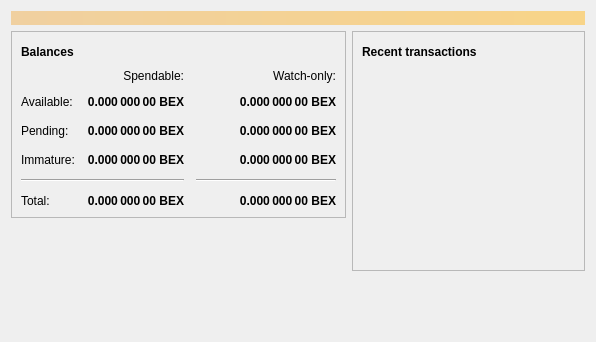
<?xml version="1.0" encoding="UTF-8"?>
<ui version="4.0">
 <class>OverviewPage</class>
 <widget class="QWidget" name="OverviewPage">
  <property name="geometry">
   <rect>
    <x>0</x>
    <y>0</y>
    <width>596</width>
    <height>342</height>
   </rect>
  </property>
  <property name="windowTitle">
   <string>Form</string>
  </property>
  <layout class="QVBoxLayout" name="topLayout">
   <item>
    <widget class="QLabel" name="labelAlerts">
     <property name="visible">
      <bool>false</bool>
     </property>
     <property name="styleSheet">
      <string notr="true">QLabel { background-color: qlineargradient(x1: 0, y1: 0, x2: 1, y2: 0, stop:0 #F0D0A0, stop:1 #F8D488); color:#000000; }</string>
     </property>
     <property name="wordWrap">
      <bool>true</bool>
     </property>
     <property name="margin">
      <number>3</number>
     </property>
     <property name="textInteractionFlags">
      <set>Qt::TextSelectableByMouse</set>
     </property>
    </widget>
   </item>
   <item>
    <layout class="QHBoxLayout" name="horizontalLayout" stretch="1,1">
     <item>
      <layout class="QVBoxLayout" name="verticalLayout_2">
       <item>
        <widget class="QFrame" name="frame">
         <property name="frameShape">
          <enum>QFrame::StyledPanel</enum>
         </property>
         <property name="frameShadow">
          <enum>QFrame::Raised</enum>
         </property>
         <layout class="QVBoxLayout" name="verticalLayout_4">
          <item>
           <layout class="QHBoxLayout" name="horizontalLayout_4">
            <item>
             <widget class="QLabel" name="label_5">
              <property name="font">
               <font>
                <weight>75</weight>
                <bold>true</bold>
               </font>
              </property>
              <property name="text">
               <string>Balances</string>
              </property>
             </widget>
            </item>
            <item>
             <widget class="QPushButton" name="labelWalletStatus">
              <property name="enabled">
               <bool>true</bool>
              </property>
              <property name="maximumSize">
               <size>
                <width>30</width>
                <height>16777215</height>
               </size>
              </property>
              <property name="toolTip">
               <string>The displayed information may be out of date. Your wallet automatically synchronizes with the BitcoinExodus network after a connection is established, but this process has not completed yet.</string>
              </property>
              <property name="text">
               <string/>
              </property>
              <property name="icon">
               <iconset resource="../bitcoinexodus.qrc">
                <normaloff>:/icons/warning</normaloff>
                <disabledoff>:/icons/warning</disabledoff>:/icons/warning</iconset>
              </property>
              <property name="iconSize">
               <size>
                <width>24</width>
                <height>24</height>
               </size>
              </property>
              <property name="flat">
               <bool>true</bool>
              </property>
             </widget>
            </item>
            <item>
             <spacer name="horizontalSpacer_3">
              <property name="orientation">
               <enum>Qt::Horizontal</enum>
              </property>
              <property name="sizeHint" stdset="0">
               <size>
                <width>40</width>
                <height>20</height>
               </size>
              </property>
             </spacer>
            </item>
           </layout>
          </item>
          <item>
           <layout class="QGridLayout" name="gridLayout">
            <property name="spacing">
             <number>12</number>
            </property>
            <item row="2" column="2">
             <widget class="QLabel" name="labelWatchPending">
              <property name="font">
               <font>
                <weight>75</weight>
                <bold>true</bold>
               </font>
              </property>
              <property name="cursor">
               <cursorShape>IBeamCursor</cursorShape>
              </property>
              <property name="toolTip">
               <string>Unconfirmed transactions to watch-only addresses</string>
              </property>
              <property name="text">
               <string notr="true">0.000 000 00 BEX</string>
              </property>
              <property name="alignment">
               <set>Qt::AlignRight|Qt::AlignTrailing|Qt::AlignVCenter</set>
              </property>
              <property name="textInteractionFlags">
               <set>Qt::LinksAccessibleByMouse|Qt::TextSelectableByKeyboard|Qt::TextSelectableByMouse</set>
              </property>
             </widget>
            </item>
            <item row="2" column="1">
             <widget class="QLabel" name="labelUnconfirmed">
              <property name="font">
               <font>
                <weight>75</weight>
                <bold>true</bold>
               </font>
              </property>
              <property name="cursor">
               <cursorShape>IBeamCursor</cursorShape>
              </property>
              <property name="toolTip">
               <string>Total of transactions that have yet to be confirmed, and do not yet count toward the spendable balance</string>
              </property>
              <property name="text">
               <string notr="true">0.000 000 00 BEX</string>
              </property>
              <property name="alignment">
               <set>Qt::AlignRight|Qt::AlignTrailing|Qt::AlignVCenter</set>
              </property>
              <property name="textInteractionFlags">
               <set>Qt::LinksAccessibleByMouse|Qt::TextSelectableByKeyboard|Qt::TextSelectableByMouse</set>
              </property>
             </widget>
            </item>
            <item row="3" column="2">
             <widget class="QLabel" name="labelWatchImmature">
              <property name="font">
               <font>
                <weight>75</weight>
                <bold>true</bold>
               </font>
              </property>
              <property name="cursor">
               <cursorShape>IBeamCursor</cursorShape>
              </property>
              <property name="toolTip">
               <string>Mined balance in watch-only addresses that has not yet matured</string>
              </property>
              <property name="text">
               <string notr="true">0.000 000 00 BEX</string>
              </property>
              <property name="alignment">
               <set>Qt::AlignRight|Qt::AlignTrailing|Qt::AlignVCenter</set>
              </property>
              <property name="textInteractionFlags">
               <set>Qt::LinksAccessibleByMouse|Qt::TextSelectableByKeyboard|Qt::TextSelectableByMouse</set>
              </property>
             </widget>
            </item>
            <item row="4" column="0" colspan="2">
             <widget class="Line" name="line">
              <property name="orientation">
               <enum>Qt::Horizontal</enum>
              </property>
             </widget>
            </item>
            <item row="4" column="2">
             <widget class="Line" name="lineWatchBalance">
              <property name="sizePolicy">
               <sizepolicy hsizetype="Preferred" vsizetype="Fixed">
                <horstretch>0</horstretch>
                <verstretch>0</verstretch>
               </sizepolicy>
              </property>
              <property name="minimumSize">
               <size>
                <width>140</width>
                <height>0</height>
               </size>
              </property>
              <property name="orientation">
               <enum>Qt::Horizontal</enum>
              </property>
             </widget>
            </item>
            <item row="5" column="0">
             <widget class="QLabel" name="labelTotalText">
              <property name="text">
               <string>Total:</string>
              </property>
             </widget>
            </item>
            <item row="3" column="1">
             <widget class="QLabel" name="labelImmature">
              <property name="font">
               <font>
                <weight>75</weight>
                <bold>true</bold>
               </font>
              </property>
              <property name="cursor">
               <cursorShape>IBeamCursor</cursorShape>
              </property>
              <property name="toolTip">
               <string>Mined balance that has not yet matured</string>
              </property>
              <property name="text">
               <string notr="true">0.000 000 00 BEX</string>
              </property>
              <property name="alignment">
               <set>Qt::AlignRight|Qt::AlignTrailing|Qt::AlignVCenter</set>
              </property>
              <property name="textInteractionFlags">
               <set>Qt::LinksAccessibleByMouse|Qt::TextSelectableByKeyboard|Qt::TextSelectableByMouse</set>
              </property>
             </widget>
            </item>
            <item row="2" column="3">
             <spacer name="horizontalSpacer_2">
              <property name="orientation">
               <enum>Qt::Horizontal</enum>
              </property>
              <property name="sizeHint" stdset="0">
               <size>
                <width>40</width>
                <height>20</height>
               </size>
              </property>
             </spacer>
            </item>
            <item row="3" column="0">
             <widget class="QLabel" name="labelImmatureText">
              <property name="text">
               <string>Immature:</string>
              </property>
             </widget>
            </item>
            <item row="5" column="1">
             <widget class="QLabel" name="labelTotal">
              <property name="font">
               <font>
                <weight>75</weight>
                <bold>true</bold>
               </font>
              </property>
              <property name="cursor">
               <cursorShape>IBeamCursor</cursorShape>
              </property>
              <property name="toolTip">
               <string>Your current total balance</string>
              </property>
              <property name="text">
               <string notr="true">0.000 000 00 BEX</string>
              </property>
              <property name="alignment">
               <set>Qt::AlignRight|Qt::AlignTrailing|Qt::AlignVCenter</set>
              </property>
              <property name="textInteractionFlags">
               <set>Qt::LinksAccessibleByMouse|Qt::TextSelectableByKeyboard|Qt::TextSelectableByMouse</set>
              </property>
             </widget>
            </item>
            <item row="5" column="2">
             <widget class="QLabel" name="labelWatchTotal">
              <property name="font">
               <font>
                <weight>75</weight>
                <bold>true</bold>
               </font>
              </property>
              <property name="cursor">
               <cursorShape>IBeamCursor</cursorShape>
              </property>
              <property name="toolTip">
               <string>Current total balance in watch-only addresses</string>
              </property>
              <property name="text">
               <string notr="true">0.000 000 00 BEX</string>
              </property>
              <property name="alignment">
               <set>Qt::AlignRight|Qt::AlignTrailing|Qt::AlignVCenter</set>
              </property>
              <property name="textInteractionFlags">
               <set>Qt::LinksAccessibleByMouse|Qt::TextSelectableByKeyboard|Qt::TextSelectableByMouse</set>
              </property>
             </widget>
            </item>
            <item row="0" column="2">
             <widget class="QLabel" name="labelWatchonly">
              <property name="text">
               <string>Watch-only:</string>
              </property>
              <property name="alignment">
               <set>Qt::AlignRight|Qt::AlignTrailing|Qt::AlignVCenter</set>
              </property>
             </widget>
            </item>
            <item row="1" column="0">
             <widget class="QLabel" name="labelBalanceText">
              <property name="text">
               <string>Available:</string>
              </property>
             </widget>
            </item>
            <item row="1" column="1">
             <widget class="QLabel" name="labelBalance">
              <property name="font">
               <font>
                <weight>75</weight>
                <bold>true</bold>
               </font>
              </property>
              <property name="cursor">
               <cursorShape>IBeamCursor</cursorShape>
              </property>
              <property name="toolTip">
               <string>Your current spendable balance</string>
              </property>
              <property name="text">
               <string notr="true">0.000 000 00 BEX</string>
              </property>
              <property name="alignment">
               <set>Qt::AlignRight|Qt::AlignTrailing|Qt::AlignVCenter</set>
              </property>
              <property name="textInteractionFlags">
               <set>Qt::LinksAccessibleByMouse|Qt::TextSelectableByKeyboard|Qt::TextSelectableByMouse</set>
              </property>
             </widget>
            </item>
            <item row="1" column="2">
             <widget class="QLabel" name="labelWatchAvailable">
              <property name="font">
               <font>
                <weight>75</weight>
                <bold>true</bold>
               </font>
              </property>
              <property name="cursor">
               <cursorShape>IBeamCursor</cursorShape>
              </property>
              <property name="toolTip">
               <string>Your current balance in watch-only addresses</string>
              </property>
              <property name="text">
               <string notr="true">0.000 000 00 BEX</string>
              </property>
              <property name="alignment">
               <set>Qt::AlignRight|Qt::AlignTrailing|Qt::AlignVCenter</set>
              </property>
              <property name="textInteractionFlags">
               <set>Qt::LinksAccessibleByMouse|Qt::TextSelectableByKeyboard|Qt::TextSelectableByMouse</set>
              </property>
             </widget>
            </item>
            <item row="2" column="0">
             <widget class="QLabel" name="labelPendingText">
              <property name="text">
               <string>Pending:</string>
              </property>
             </widget>
            </item>
            <item row="0" column="1">
             <widget class="QLabel" name="labelSpendable">
              <property name="text">
               <string>Spendable:</string>
              </property>
              <property name="alignment">
               <set>Qt::AlignRight|Qt::AlignTrailing|Qt::AlignVCenter</set>
              </property>
             </widget>
            </item>
           </layout>
          </item>
         </layout>
        </widget>
       </item>
       <item>
        <spacer name="verticalSpacer">
         <property name="orientation">
          <enum>Qt::Vertical</enum>
         </property>
         <property name="sizeHint" stdset="0">
          <size>
           <width>20</width>
           <height>40</height>
          </size>
         </property>
        </spacer>
       </item>
      </layout>
     </item>
     <item>
      <layout class="QVBoxLayout" name="verticalLayout_3">
       <item>
        <widget class="QFrame" name="frame_2">
         <property name="frameShape">
          <enum>QFrame::StyledPanel</enum>
         </property>
         <property name="frameShadow">
          <enum>QFrame::Raised</enum>
         </property>
         <layout class="QVBoxLayout" name="verticalLayout">
          <item>
           <layout class="QHBoxLayout" name="horizontalLayout_2">
            <item>
             <widget class="QLabel" name="label_4">
              <property name="font">
               <font>
                <weight>75</weight>
                <bold>true</bold>
               </font>
              </property>
              <property name="text">
               <string>Recent transactions</string>
              </property>
             </widget>
            </item>
            <item>
             <widget class="QPushButton" name="labelTransactionsStatus">
              <property name="enabled">
               <bool>true</bool>
              </property>
              <property name="maximumSize">
               <size>
                <width>30</width>
                <height>16777215</height>
               </size>
              </property>
              <property name="toolTip">
               <string>The displayed information may be out of date. Your wallet automatically synchronizes with the BitcoinExodus network after a connection is established, but this process has not completed yet.</string>
              </property>
              <property name="text">
               <string/>
              </property>
              <property name="icon">
               <iconset resource="../bitcoinexodus.qrc">
                <normaloff>:/icons/warning</normaloff>
                <disabledoff>:/icons/warning</disabledoff>:/icons/warning</iconset>
              </property>
              <property name="iconSize">
               <size>
                <width>24</width>
                <height>24</height>
               </size>
              </property>
              <property name="flat">
               <bool>true</bool>
              </property>
             </widget>
            </item>
            <item>
             <spacer name="horizontalSpacer">
              <property name="orientation">
               <enum>Qt::Horizontal</enum>
              </property>
              <property name="sizeHint" stdset="0">
               <size>
                <width>40</width>
                <height>20</height>
               </size>
              </property>
             </spacer>
            </item>
           </layout>
          </item>
          <item>
           <widget class="QListView" name="listTransactions">
            <property name="styleSheet">
             <string notr="true">QListView { background: transparent; }</string>
            </property>
            <property name="frameShape">
             <enum>QFrame::NoFrame</enum>
            </property>
            <property name="verticalScrollBarPolicy">
             <enum>Qt::ScrollBarAlwaysOff</enum>
            </property>
            <property name="horizontalScrollBarPolicy">
             <enum>Qt::ScrollBarAlwaysOff</enum>
            </property>
            <property name="selectionMode">
             <enum>QAbstractItemView::NoSelection</enum>
            </property>
           </widget>
          </item>
         </layout>
        </widget>
       </item>
       <item>
        <spacer name="verticalSpacer_2">
         <property name="orientation">
          <enum>Qt::Vertical</enum>
         </property>
         <property name="sizeHint" stdset="0">
          <size>
           <width>20</width>
           <height>40</height>
          </size>
         </property>
        </spacer>
       </item>
      </layout>
     </item>
    </layout>
   </item>
  </layout>
 </widget>
 <resources/>
 <connections/>
</ui>
